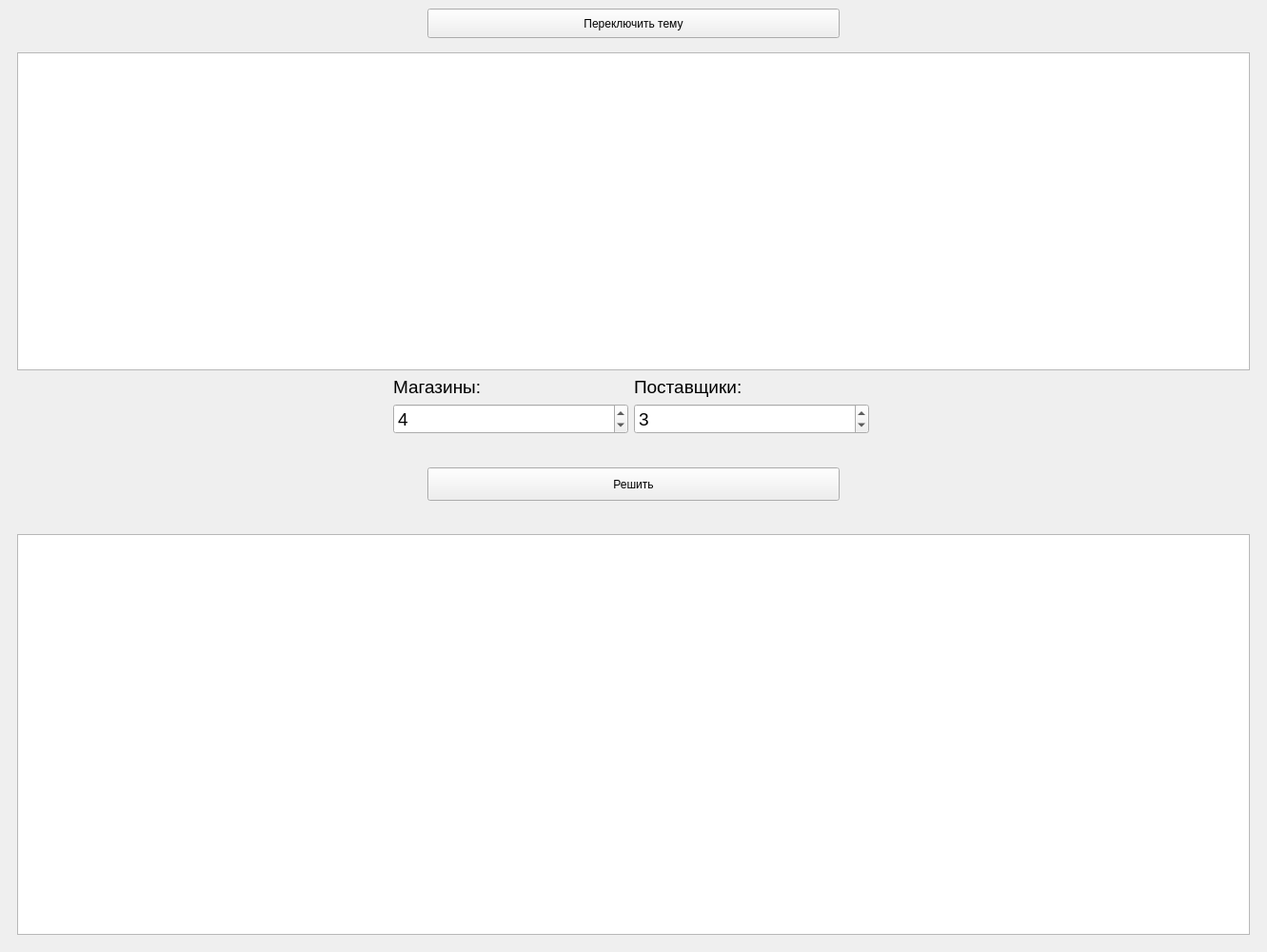
<?xml version="1.0" encoding="UTF-8"?>
<ui version="4.0">
 <class>MainWindow</class>
 <widget class="QMainWindow" name="MainWindow">
  <property name="geometry">
   <rect>
    <x>0</x>
    <y>0</y>
    <width>1331</width>
    <height>1000</height>
   </rect>
  </property>
  <property name="minimumSize">
   <size>
    <width>600</width>
    <height>600</height>
   </size>
  </property>
  <property name="windowTitle">
   <string>Транспортная задача - Дельта метод</string>
  </property>
  <property name="windowIcon">
   <iconset>
    <normaloff>../img/logo.png</normaloff>../img/logo.png</iconset>
  </property>
  <property name="styleSheet">
   <string notr="true"/>
  </property>
  <widget class="QWidget" name="centralwidget">
   <layout class="QGridLayout" name="gridLayout">
    <item row="2" column="2">
     <widget class="QPushButton" name="pushButton">
      <property name="sizePolicy">
       <sizepolicy hsizetype="Minimum" vsizetype="Preferred">
        <horstretch>0</horstretch>
        <verstretch>0</verstretch>
       </sizepolicy>
      </property>
      <property name="minimumSize">
       <size>
        <width>0</width>
        <height>35</height>
       </size>
      </property>
      <property name="text">
       <string>Решить</string>
      </property>
     </widget>
    </item>
    <item row="1" column="1" colspan="3">
     <widget class="QWidget" name="widget" native="true">
      <property name="font">
       <font>
        <family>Ubuntu</family>
        <pointsize>14</pointsize>
        <weight>50</weight>
        <italic>false</italic>
        <bold>false</bold>
       </font>
      </property>
      <layout class="QGridLayout" name="gridLayout_2">
       <item row="2" column="1">
        <widget class="QSpinBox" name="shop_counter">
         <property name="minimum">
          <number>2</number>
         </property>
         <property name="singleStep">
          <number>1</number>
         </property>
         <property name="value">
          <number>4</number>
         </property>
        </widget>
       </item>
       <item row="2" column="2">
        <widget class="QSpinBox" name="suppliers_counter">
         <property name="styleSheet">
          <string notr="true"/>
         </property>
         <property name="minimum">
          <number>2</number>
         </property>
         <property name="singleStep">
          <number>1</number>
         </property>
         <property name="value">
          <number>3</number>
         </property>
        </widget>
       </item>
       <item row="1" column="1">
        <widget class="QLabel" name="label">
         <property name="text">
          <string>Магазины:</string>
         </property>
        </widget>
       </item>
       <item row="1" column="2">
        <widget class="QLabel" name="label_2">
         <property name="text">
          <string>Поставщики:</string>
         </property>
        </widget>
       </item>
       <item row="0" column="0" colspan="5">
        <widget class="QTableWidget" name="tableWidget"/>
       </item>
       <item row="1" column="4" rowspan="2">
        <spacer name="horizontalSpacer_2">
         <property name="orientation">
          <enum>Qt::Horizontal</enum>
         </property>
         <property name="sizeHint" stdset="0">
          <size>
           <width>40</width>
           <height>20</height>
          </size>
         </property>
        </spacer>
       </item>
       <item row="1" column="0" rowspan="2">
        <spacer name="horizontalSpacer">
         <property name="orientation">
          <enum>Qt::Horizontal</enum>
         </property>
         <property name="sizeHint" stdset="0">
          <size>
           <width>40</width>
           <height>20</height>
          </size>
         </property>
        </spacer>
       </item>
       <item row="3" column="1" colspan="2">
        <spacer name="horizontalSpacer_3">
         <property name="orientation">
          <enum>Qt::Horizontal</enum>
         </property>
         <property name="sizeHint" stdset="0">
          <size>
           <width>500</width>
           <height>20</height>
          </size>
         </property>
        </spacer>
       </item>
      </layout>
     </widget>
    </item>
    <item row="2" column="3">
     <spacer name="horizontalSpacer_5">
      <property name="orientation">
       <enum>Qt::Horizontal</enum>
      </property>
      <property name="sizeHint" stdset="0">
       <size>
        <width>40</width>
        <height>20</height>
       </size>
      </property>
     </spacer>
    </item>
    <item row="4" column="1" colspan="3">
     <widget class="QWidget" name="widget_2" native="true">
      <property name="font">
       <font>
        <family>Ubuntu</family>
        <pointsize>14</pointsize>
        <weight>50</weight>
        <italic>false</italic>
        <bold>false</bold>
       </font>
      </property>
      <layout class="QGridLayout" name="gridLayout_3">
       <item row="0" column="0">
        <widget class="QTableWidget" name="tableWidget_2">
         <property name="styleSheet">
          <string notr="true"/>
         </property>
        </widget>
       </item>
      </layout>
     </widget>
    </item>
    <item row="3" column="2">
     <spacer name="horizontalSpacer_6">
      <property name="orientation">
       <enum>Qt::Horizontal</enum>
      </property>
      <property name="sizeHint" stdset="0">
       <size>
        <width>40</width>
        <height>20</height>
       </size>
      </property>
     </spacer>
    </item>
    <item row="2" column="1">
     <spacer name="horizontalSpacer_4">
      <property name="orientation">
       <enum>Qt::Horizontal</enum>
      </property>
      <property name="sizeHint" stdset="0">
       <size>
        <width>40</width>
        <height>20</height>
       </size>
      </property>
     </spacer>
    </item>
    <item row="0" column="2">
     <widget class="QPushButton" name="pushButton_2">
      <property name="minimumSize">
       <size>
        <width>0</width>
        <height>31</height>
       </size>
      </property>
      <property name="text">
       <string>Переключить тему</string>
      </property>
     </widget>
    </item>
    <item row="0" column="1">
     <spacer name="horizontalSpacer_7">
      <property name="orientation">
       <enum>Qt::Horizontal</enum>
      </property>
      <property name="sizeHint" stdset="0">
       <size>
        <width>40</width>
        <height>20</height>
       </size>
      </property>
     </spacer>
    </item>
    <item row="0" column="3">
     <spacer name="horizontalSpacer_8">
      <property name="orientation">
       <enum>Qt::Horizontal</enum>
      </property>
      <property name="sizeHint" stdset="0">
       <size>
        <width>40</width>
        <height>20</height>
       </size>
      </property>
     </spacer>
    </item>
   </layout>
  </widget>
 </widget>
 <resources/>
 <connections/>
</ui>
